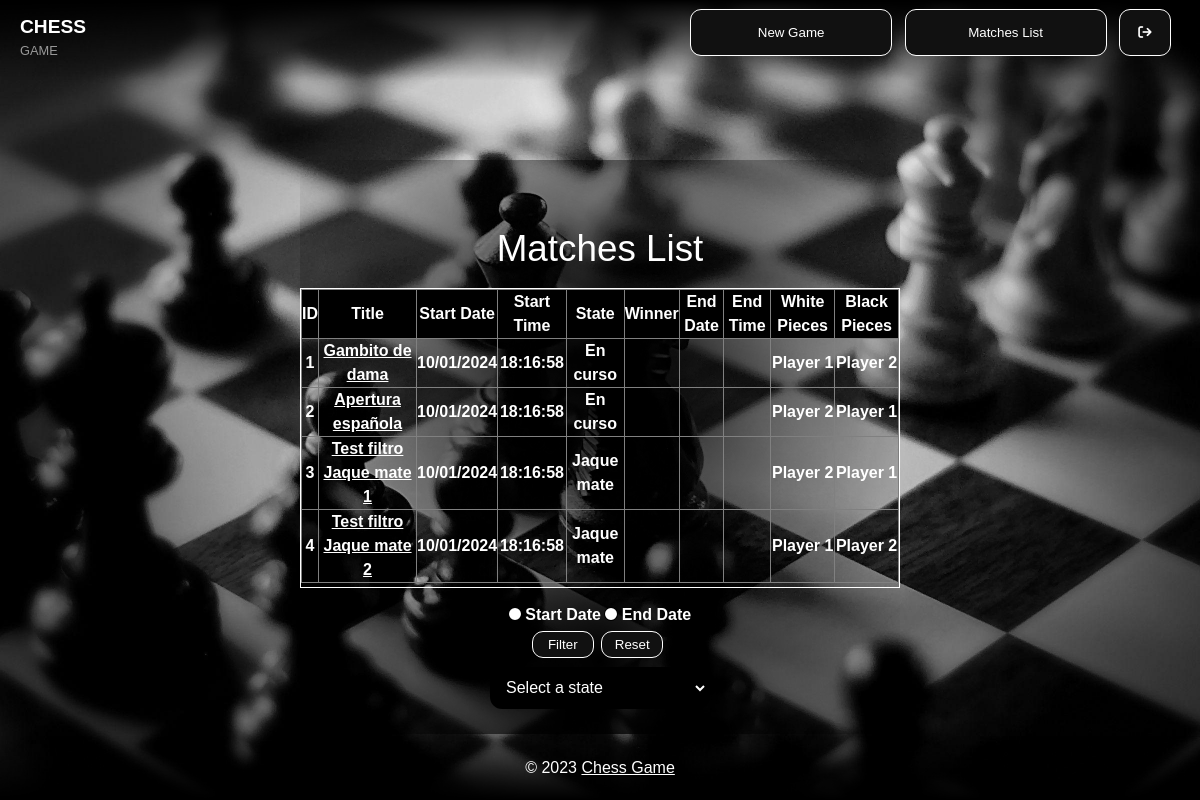
The app's page /Views/gameListView.php (signed in) with its own data.
### tables this page shows
CREATE TABLE T_Matches(
ID int primary key auto_increment,
title varchar(50) not null,
white int not null,
black int not null,
startDate datetime not null,
endDate datetime,
winner varchar(10),
state varchar(20) not null default("En curso"),
FOREIGN KEY (white) REFERENCES T_Players(ID),
FOREIGN KEY (black) REFERENCES T_Players(ID)
);

### src/Infrastructure/matchesDAL.php (called while the page is built, shortened)
<?php
class MatchesDAL
{
	function obtain()
	{
		$conection = mysqli_connect('localhost','root','12345');
 		mysqli_select_db($conection, 'chess_game');
		$consult = mysqli_prepare($conection, "SELECT ID, title, white, black, DATE_FORMAT(startDate, '%d/%m/%Y') AS startDate, DATE_FORMAT(startDate, '%H:%i:%s') AS startTime, state, winner, DATE_FORMAT(endDate, '%d/%m/%Y') AS endDate, DATE_FORMAT(endDate, '%H:%i:%s') AS endTime FROM T_Matches");
        $consult->execute();
        $result = $consult->get_result();
		$matches =  array();
        while ($myrow = $result->fetch_assoc())
        {
			array_push($matches,$myrow);
        }
		return $matches;
	}
}

### src/Business/matchesBL.php (called while the page is built, shortened)
<?php
require("../Infrastructure/matchesDAL.php");
class MatchesBL
{
    private $_ID;
    private $_Title;
    private $_White;
    private $_Black;
    private $_StartDate;
    private $_StartTime;
    private $_State;
    function init($id,$title,$white,$black,$startDate,$startTime,$endDate,$endTime,$winner,$state)
    {
        $this->_ID = $id;
        $this->_Title = $title;
        $this->_White = $white;
        $this->_Black = $black;
        $this->_StartDate = $startDate;
        $this->_StartTime = $startTime;
        $this->_State = $state;
    }
    function getID()
    {
        return $this->_ID;
    }
    function getTitle()
    {
        return $this->_Title;
    }
    function getWhite()
    {
        return $this->_White;
    }
    function getBlack()
    {
        return $this->_Black;
    }
    function getStartDate()
    {
        return $this->_StartDate;
    }
    function getStartTime()
    {
        return $this->_StartTime;
    }
    function getState()
    {
        return $this->_State;
    }
    function obtain()
    {
        $matchesDAL = new MatchesDAL();
        $rs = $matchesDAL->obtain();
		$matchesList =  array();
        foreach ($rs as $matches)
        {
            $oMatchesBL = new MatchesBL();
            $oMatchesBL->Init($matches['ID'],$matches['title'], $matches['white'],$matches['black'],$matches['startDate'],$matches['startTime'],$matches['endDate'],$matches['endTime'],$matches['winner'],$matches['state']);
            array_push($matchesList,$oMatchesBL);
        }
        return $matchesList;
    }
}

### src/Infrastructure/playersDAL.php (called while the page is built, shortened)
<?php
class PlayersDAL
{
	function obtain()
	{
		$conection = mysqli_connect('localhost','root','12345');
 		mysqli_select_db($conection, 'chess_game');
		$consult = mysqli_prepare($conection, "SELECT ID, name FROM T_Players");
        $consult->execute();
        $result = $consult->get_result();
		$players =  array();
        while ($myrow = $result->fetch_assoc())
        {
			array_push($players,$myrow);
        }
		return $players;
	}
}

### src/Business/playersBL.php (called while the page is built, shortened)
<?php
require("../Infrastructure/playersDAL.php");
class PlayersBL
{
    private $_ID;
    private $_Name;
    function init($id,$name)
    {
        $this->_ID = $id;
        $this->_Name = $name;
    }
    function getID()
    {
        return $this->_ID;
    }
    function getName()
    {
        return $this->_Name;
    }
    function obtain()
    {
        $playersDAL = new PlayersDAL();
        $rs = $playersDAL->obtain();
		$playersList =  array();
        foreach ($rs as $players)
        {
            $oPlayersBL = new PlayersBL();
            $oPlayersBL->Init($players['ID'],$players['name']);
            array_push($playersList,$oPlayersBL);
        }
        return $playersList;
    }
}

### src/Views/gameListView.php (the view, shortened to what this page needs)
<!DOCTYPE html>
<html lang="en">
<head>
    <link rel="stylesheet" href="../../css/chess_menu_styles.css">
</head>
<body>
    <header id="main-header">
		<a id="logo-header" href="../index.php">
			<span class="site-name">CHESS</span>
			<span class="site-desc">GAME</span>
		</a>
		<nav>
            <ul>
				<li><a href="new_gameView.php"><button class="glow-on-hover">New Game</button></a></li>
				<li><a href="gameListView.php"><button class="glow-on-hover">Matches List</button></a></li>
				<?php
					if (!isset($_SESSION['name']))
					{
						echo "<li><button id=\"user-menu\" class=\"glow-on-hover user-button\"><i class=\"fa-solid fa-user\"></i></button></li>
						<div id=\"sub-menu\"><a href=\"registerView.php\"><button class=\"glow-on-hover user-buttons\">Register</button></a><a href=\"loginView.php\"><button class=\"glow-on-hover user-buttons\">Login</button></a></div>";
					}
					else
					{
						echo "<li><a href=\"logout.php\"><button id=\"user-menu\" class=\"glow-on-hover user-button\"><i class=\"fa-solid fa-sign-out\"></i></button></a>";
					}
    			?>
			</ul>
		</nav>
	</header>
    <main id="list-view-content">
        <section id="table-section">
            <h1>Matches List</h1>
            <div id="constrainer">
                <div class="scrolltable">
                    <table id="matches" class="matches-table">
                        <thead>
                            <tr>
                                <th>ID</th>
                                <th>Title</th>
                                <th>Start Date</th>
                                <th>Start Time</th>
                                <th>State</th>
                                <th>Winner</th>
                                <th>End Date</th>
                                <th>End Time</th>
                                <th>White Pieces</th>
                                <th>Black Pieces</th>
                            </tr>
                        </thead>
                        <tbody>
                            <?php
                                require("../Business/matchesBL.php");
                                $matchesBL = new MatchesBL();
                                require("../Business/playersBL.php");
                                $playersBL = new PlayersBL();
                                $playersData = $playersBL->obtain();
                                $players = array();
                                function array_push_assoc($array, $key, $value){
                                    $array[$key] = $value;
                                    return $array;
                                 }
                                foreach ($playersData as $player)
                                {
                                    $players = array_push_assoc($players, $player->getID(), $player->getName());
                                }
                                if (isset($_POST["date"]) && $_POST["date"] == "startDate")
                                {
                                    $matchesData = $matchesBL->obtainFilteredStartDate();
                                }
                                else if (isset($_POST["date"]) && $_POST["date"] == "endDate")
                                {
                                    $matchesData = $matchesBL->obtainFilteredEndDate();
                                }
                                else
                                {
                                    $matchesData = $matchesBL->obtain();
                                }
                                foreach ($matchesData as $match)
                                {
                                    echo "<tr>
                                    <td>{$match->getID()}</td>
                                    <td><a href=\"boardView.php?id_match={$match->getID()}&state=0\">{$match->getTitle()}</a></td>
                                    <td>{$match->getStartDate()}</td>
                                    <td>{$match->getStartTime()}</td>
                                    <td>{$match->getState()}</td>
                                    <td>{$match->getWinner()}</td>
                                    <td>{$match->getEndDate()}</td>
                                    <td>{$match->getEndTime()}</td>
                                    <td>{$players[$match->getWhite()]}</td>
                                    <td>{$players[$match->getBlack()]}</td>
                                    </tr>";
                                }
                            ?>
                        </tbody>
                    </table>
                </div>
            </div>
        </section>
        <section id="filter-section">
            <div id = "filters">
                <form action="gameListView.php" id="filter-form" method="post">
                    <label class="radio" for="startDate">
                        <input type="radio" name="date" id="startDate" value="startDate"/> Start Date
                    </label>
                    <label class="radio" for="endDate">
                        <input type="radio" name="date" id="endDate" value="endDate"/> End Date
                    </label>
                    <div>
                        <input class="filter-btn" type="submit" value="Filter">
                        <input class="filter-btn" type="submit" value="Reset">
                    </div>
                </form>
                <select id="filter">
                    <option disabled selected value="none">Select a state</option>
                </select>
            </div>
        </section>
	</main>
    <footer id="main-footer">
		<p>&copy; 2023 <a href="../index.php">Chess Game</a></p>
	</footer>
</body>
</html>

### css/chess_menu_styles.css (style rules this page uses)
* { margin: 0; padding: 0; box-sizing: border-box; }
body { background-image: url("../img/menubg.jpg"); background-repeat: no-repeat; background-size: cover; background-attachment: fixed; margin: 0; padding: 0; font-family: Helvetica, Arial, sans-serif; font-size: 1em; line-height: 1.5em; overflow: hidden; }
h1 { font-size: 2.3em; line-height: 1.3em; margin: 15px 0; text-align: center; font-weight: 300; }
p { text-align: center; }
nav { float: right; }
nav ul { margin: 0; padding: 0; list-style: none; padding-right: 20px; }
nav ul li { display: inline-block; margin-top: 10px; margin-right: 10px; }
nav ul li a { display: block; text-decoration: none; }
#main-header { background: linear-gradient(0deg, rgba(255,255,255,0) 0%, rgb(0, 0, 0) 100%); color: white; height: 80px; }
#main-header a { color: white; }
#logo-header { user-select: none; float: left; padding: 15px 0 0 20px; text-decoration: none; }
#logo-header .site-name { display: block; font-weight: 700; font-size: 1.2em; }
#logo-header .site-desc { display: block; font-weight: 300; font-size: 0.8em; color: #999; }
.glow-on-hover { width: 200px; height: 45px; border: none; outline: none; color: #fff; background: #111; cursor: pointer; position: relative; z-index: 0; border-radius: 10px; outline: 1px solid white; }
.glow-on-hover:before { content: ''; background: linear-gradient(45deg, #999, #888); position: absolute; top: -2px; left:-2px; background-size: 400%; z-index: -1; filter: blur(5px); width: calc(100% + 4px); height: calc(100% + 4px); animation: glowing 20s linear infinite; opacity: 0; transition: opacity .3s ease-in-out; border-radius: 10px; }
.glow-on-hover:after { z-index: -1; content: ''; position: absolute; width: 100%; height: 100%; background: #111; left: 0; top: 0; border-radius: 10px; }
#list-view-content { color: white; text-align: center; width: 100vw; height: 70vh; animation: fadeIn 0.5s; }
#list-view-content #table-section { text-align: center; margin: 0 auto; margin-top: 10vh; padding-top: 50px; color: white; font-weight: bold; width: 50%; background: radial-gradient(circle, rgba(0,0,0,1) 0%, rgba(255,255,255,0) 100%); }
#list-view-content #filter-section { text-align: center; margin: 0 auto; color: white; font-weight: bold; padding: 15px 0 15px 0; width: 50%; background: radial-gradient(circle, rgba(0,0,0,1) 0%, rgba(255,255,255,0) 100%); }
input[type=radio] { border:2px solid white; box-shadow:0 0 0 1px black; appearance:none; border-radius:50%; width:12px; height:12px; background-color:#fff; transition:all ease-in 0.2s; }
#list-view-content select { display: inline-block; cursor: pointer; padding: 7px 10px; width: 220px; height: 42px; margin: 10px; outline: 0; border: 0; border-radius: 0; background: #000000; color: #fff; font-size: 1em; border:2px solid rgba(0,0,0,0.2); border-radius: 12px; }
#list-view-content .scrolltable { overflow-x: auto; height: 100%; display: flex; display: -webkit-flex; flex-direction: column; -webkit-flex-direction: column; }
#list-view-content #constrainer { width: 100%; height: 300px; }
#list-view-content #constrainer { border: 1px solid white; }
#list-view-content table { border-collapse: collapse; }
#list-view-content th, td { border: 1px solid gray; }
#list-view-content th { position:sticky; top: 0; user-select: none; background-color: #000; }
#list-view-content a { color: white; }
#filter-form .filter-btn { margin: 5px 5px 0 0; width: 60px; height: 25px; border: none; outline: none; color: #fff; background: #111; cursor: pointer; position: relative; z-index: 0; border-radius: 10px; outline: 1px solid white; }
#main-footer { position: absolute; bottom: 0; width: 100%; background: linear-gradient(0deg, rgb(0, 0, 0) 0%, rgba(255,255,255,0) 100%); color: white; text-align: center; padding: 20px; margin-top: 40px; }
#main-footer p { margin: 0; }
#main-footer a { color: white; }
.user-button { width: 50px; height: 45px; }

### records on screen
t_matches: ID "1", title "Gambito de dama", StartDate "10/01/2024", StartTime "18:16:58", state "En curso", white "Player 1", black "Player 2"
t_matches: ID "2", title "Apertura española", StartDate "10/01/2024", StartTime "18:16:58", state "En curso", white "Player 2", black "Player 1"
t_matches: ID "3", title "Test filtro Jaque mate 1", StartDate "10/01/2024", StartTime "18:16:58", state "Jaque mate", white "Player 2", black "Player 1"
t_matches: ID "4", title "Test filtro Jaque mate 2", StartDate "10/01/2024", StartTime "18:16:58", state "Jaque mate", white "Player 1", black "Player 2"
